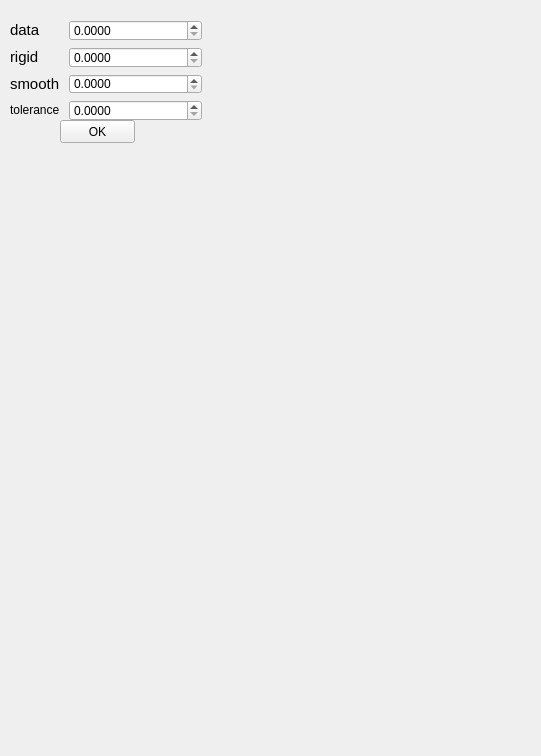
<?xml version="1.0" encoding="UTF-8"?>
<ui version="4.0">
 <class>para_config</class>
 <widget class="QWidget" name="para_config">
  <property name="geometry">
   <rect>
    <x>0</x>
    <y>0</y>
    <width>541</width>
    <height>756</height>
   </rect>
  </property>
  <property name="windowTitle">
   <string>Config</string>
  </property>
  <widget class="QWidget" name="formLayoutWidget">
   <property name="geometry">
    <rect>
     <x>10</x>
     <y>20</y>
     <width>192</width>
     <height>101</height>
    </rect>
   </property>
   <layout class="QFormLayout" name="formLayout_2">
    <property name="fieldGrowthPolicy">
     <enum>QFormLayout::AllNonFixedFieldsGrow</enum>
    </property>
    <item row="0" column="0">
     <widget class="QLabel" name="label">
      <property name="text">
       <string>&lt;html&gt;&lt;head/&gt;&lt;body&gt;&lt;p&gt;&lt;span style=&quot; font-size:11pt;&quot;&gt;data&lt;/span&gt;&lt;/p&gt;&lt;/body&gt;&lt;/html&gt;</string>
      </property>
     </widget>
    </item>
    <item row="0" column="1">
     <widget class="QDoubleSpinBox" name="data">
      <property name="decimals">
       <number>4</number>
      </property>
      <property name="maximum">
       <double>10000.000000000000000</double>
      </property>
     </widget>
    </item>
    <item row="1" column="0">
     <widget class="QLabel" name="label_2">
      <property name="text">
       <string>&lt;html&gt;&lt;head/&gt;&lt;body&gt;&lt;p&gt;&lt;span style=&quot; font-size:11pt;&quot;&gt;rigid&lt;/span&gt;&lt;/p&gt;&lt;/body&gt;&lt;/html&gt;</string>
      </property>
     </widget>
    </item>
    <item row="1" column="1">
     <widget class="QDoubleSpinBox" name="rigid">
      <property name="decimals">
       <number>4</number>
      </property>
      <property name="maximum">
       <double>10000.000000000000000</double>
      </property>
     </widget>
    </item>
    <item row="2" column="0">
     <widget class="QLabel" name="label_3">
      <property name="text">
       <string>&lt;html&gt;&lt;head/&gt;&lt;body&gt;&lt;p&gt;&lt;span style=&quot; font-size:11pt;&quot;&gt;smooth&lt;/span&gt;&lt;/p&gt;&lt;/body&gt;&lt;/html&gt;</string>
      </property>
     </widget>
    </item>
    <item row="2" column="1">
     <widget class="QDoubleSpinBox" name="smooth">
      <property name="decimals">
       <number>4</number>
      </property>
      <property name="maximum">
       <double>10000.000000000000000</double>
      </property>
     </widget>
    </item>
    <item row="3" column="0">
     <widget class="QLabel" name="lable6">
      <property name="text">
       <string>&lt;html&gt;&lt;head/&gt;&lt;body&gt;&lt;p&gt;tolerance &lt;/p&gt;&lt;/body&gt;&lt;/html&gt;</string>
      </property>
     </widget>
    </item>
    <item row="3" column="1">
     <widget class="QDoubleSpinBox" name="tolerance">
      <property name="decimals">
       <number>4</number>
      </property>
     </widget>
    </item>
   </layout>
  </widget>
  <widget class="QPushButton" name="okButton">
   <property name="geometry">
    <rect>
     <x>60</x>
     <y>120</y>
     <width>75</width>
     <height>23</height>
    </rect>
   </property>
   <property name="text">
    <string>OK</string>
   </property>
  </widget>
 </widget>
 <resources/>
 <connections/>
</ui>
